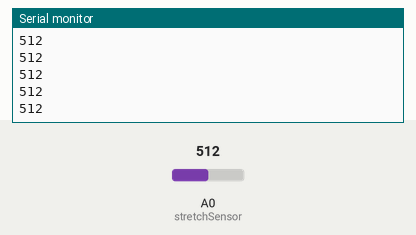
A sketch run on a simulated Arduino Uno, built with avr-gcc and run on an emulated ATmega328P. Parts: the last lines printed to the serial monitor. The test bench sets the inputs (shaded band); at power-on: A0 (stretchSensor) = 512.

Above: at 1.2 s.
1.3 s: A0 (stretchSensor) set to 716
At 1.57 s:
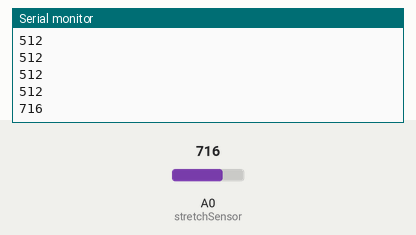
2.8 s: A0 (stretchSensor) set to 900
At 2.98 s:
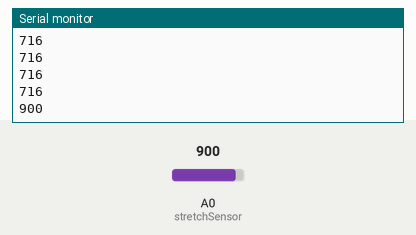
Timing chart, 0 to 5.8 s (numbered marks = the images above; inputs shaded):
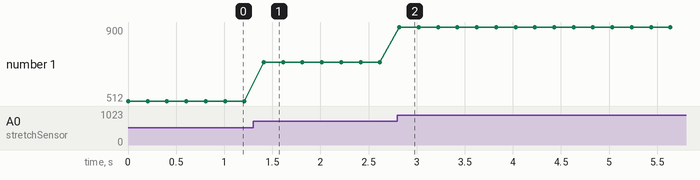

Measured:
- after the input at 1.3 s, the serial monitor: prints a new line after 0.11 s (image 1)
- after the input at 2.8 s, the serial monitor: prints a new line at once (image 2)
- plotted number 1: 512 → 716 after the input at 1.3 s, 716 → 900 after the input at 2.8 s

The sketch:

stretch.ino
```cpp
//C++ code
//Implement in the Arduino for Kombucha Stretch Sensor

    int stretchSensor  = A0;  	//analog entry
    int precision = 10;   	//number of read by value displayed

    void setup() {
      Serial.begin(115200);
      Serial.println("KombuchaWorkShop – Stretch Sensor");
      Serial.println("Lélian Nahon @IFT");
    }

    void loop() {
        Serial.println(state());
        delay(200);
    }

    long state() {
      long read = 0;
      for(int i = 0;i<precision;i++){
        read += analogRead(stretchSensor);
      }
      read = read/precision;
      return read;
    }
```
